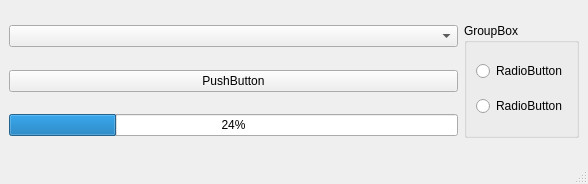
<?xml version="1.0" encoding="UTF-8"?>
<ui version="4.0">
 <class>MainWindow</class>
 <widget class="QMainWindow" name="MainWindow">
  <property name="geometry">
   <rect>
    <x>0</x>
    <y>0</y>
    <width>588</width>
    <height>184</height>
   </rect>
  </property>
  <property name="windowTitle">
   <string>MainWindow</string>
  </property>
  <widget class="QWidget" name="centralwidget">
   <layout class="QGridLayout" name="gridLayout">
    <item row="1" column="0">
     <widget class="QPushButton" name="pushButton">
      <property name="text">
       <string>PushButton</string>
      </property>
     </widget>
    </item>
    <item row="0" column="1" rowspan="3">
     <widget class="QGroupBox" name="groupBox">
      <property name="title">
       <string>GroupBox</string>
      </property>
      <layout class="QVBoxLayout" name="verticalLayout">
       <item>
        <widget class="QRadioButton" name="radioButton">
         <property name="text">
          <string>RadioButton</string>
         </property>
        </widget>
       </item>
       <item>
        <widget class="QRadioButton" name="radioButton_2">
         <property name="text">
          <string>RadioButton</string>
         </property>
        </widget>
       </item>
      </layout>
     </widget>
    </item>
    <item row="2" column="0">
     <widget class="QProgressBar" name="progressBar">
      <property name="value">
       <number>24</number>
      </property>
     </widget>
    </item>
    <item row="0" column="0">
     <widget class="QComboBox" name="comboBox"/>
    </item>
   </layout>
  </widget>
  <widget class="QMenuBar" name="menubar">
   <property name="geometry">
    <rect>
     <x>0</x>
     <y>0</y>
     <width>588</width>
     <height>21</height>
    </rect>
   </property>
  </widget>
  <widget class="QStatusBar" name="statusbar"/>
 </widget>
 <resources/>
 <connections/>
</ui>
